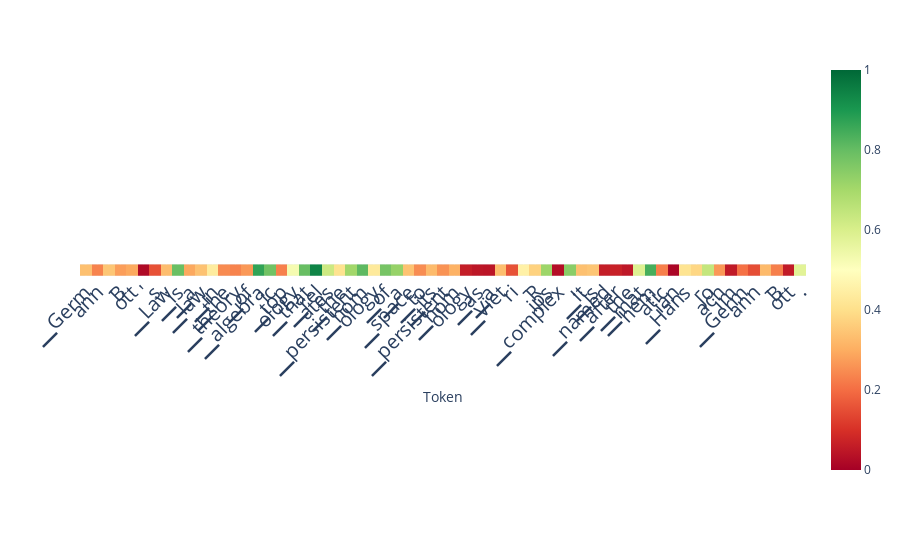

The cell this chart's notebook holds for it:
### Code cell
# alternative: auto-aggregation
scores_per_token = doc.detect(output['projections'], aggregation_method='auto')
doc.plot_scores_per_token(scores_per_token, tokens, lastn_tokens_to_plot=max_new_tokens, detection_method='classifier')

### Figure 1 — Plotly figure (JSON) as saved in the notebook; plotly's stock layout.template omitted (floating-point values rounded to 4 significant figures)
{"data": [{"coloraxis": "coloraxis", "hovertemplate": "Token: %{x}<br>y: %{y}<br>color: %{z}<extra></extra>", "name": "0", "type": "heatmap", "xaxis": "x", "yaxis": "y", "z": [[0.3361, 0.2346, 0.3482, 0.2759, 0.2941, 0.02037, 0.1535, 0.33, 0.7941, 0.2928, 0.3407, 0.438, 0.2468, 0.2335, 0.2667, 0.8698, 0.783, 0.229, 0.5269, 0.7964, 0.9413, 0.6261, 0.4092, 0.7061, 0.8104, 0.4332, 0.7735, 0.7254, 0.3416, 0.249, 0.3254, 0.2577, 0.3088, 0.06299, 0.04693, 0.04467, 0.331, 0.1551, 0.4543, 0.3725, 0.7139, 0.03009, 0.7441, 0.3351, 0.3451, 0.06202, 0.06914, 0.05055, 0.587, 0.8403, 0.2279, 0.0127, 0.4131, 0.3827, 0.6421, 0.2668, 0.05338, 0.2057, 0.1495, 0.3233, 0.2269, 0.05684, 0.5764]]}], "layout": {"autosize": true, "coloraxis": {"cmax": 1, "cmin": 0, "colorscale": [[0, "rgb(165,0,38)"], [0.1, "rgb(215,48,39)"], [0.2, "rgb(244,109,67)"], [0.3, "rgb(253,174,97)"], [0.4, "rgb(254,224,139)"], [0.5, "rgb(255,255,191)"], [0.6, "rgb(217,239,139)"], [0.7, "rgb(166,217,106)"], [0.8, "rgb(102,189,99)"], [0.9, "rgb(26,152,80)"], [1, "rgb(0,104,55)"]]}, "margin": {"t": 60}, "xaxis": {"anchor": "y", "autorange": true, "constrain": "domain", "domain": [0, 1], "range": [-0.5, 62.5], "scaleanchor": "y", "tickangle": -45, "tickfont": {"size": 20}, "ticktext": ["▁Germ", "ann", "-", "B", "ott", "'", "s", "▁Law", "▁is", "▁a", "▁law", "▁in", "▁the", "▁theory", "▁of", "▁algebra", "ic", "▁top", "ology", "▁that", "▁rel", "ates", "▁the", "▁persistent", "▁hom", "ology", "▁of", "▁a", "▁space", "▁to", "▁its", "▁persistent", "▁hom", "ology", "▁as", "▁a", "▁Viet", "ri", "-", "R", "ips", "▁complex", ".", "▁It", "▁is", "▁named", "▁after", "▁the", "▁mat", "hem", "atic", "ian", "▁Hans", "-", "Jo", "ach", "im", "▁Germ", "ann", "-", "B", "ott", "."], "tickvals": [0, 1, 2, 3, 4, 5, 6, 7, 8, 9, 10, 11, 12, 13, 14, 15, 16, 17, 18, 19, 20, 21, 22, 23, 24, 25, 26, 27, 28, 29, 30, 31, 32, 33, 34, 35, 36, 37, 38, 39, 40, 41, 42, 43, 44, 45, 46, 47, 48, 49, 50, 51, 52, 53, 54, 55, 56, 57, 58, 59, 60, 61, 62], "title": {"text": "Token"}}, "yaxis": {"anchor": "x", "autorange": true, "constrain": "domain", "domain": [0.4706, 0.5294], "range": [0.5, -0.5], "showticklabels": false}}}
